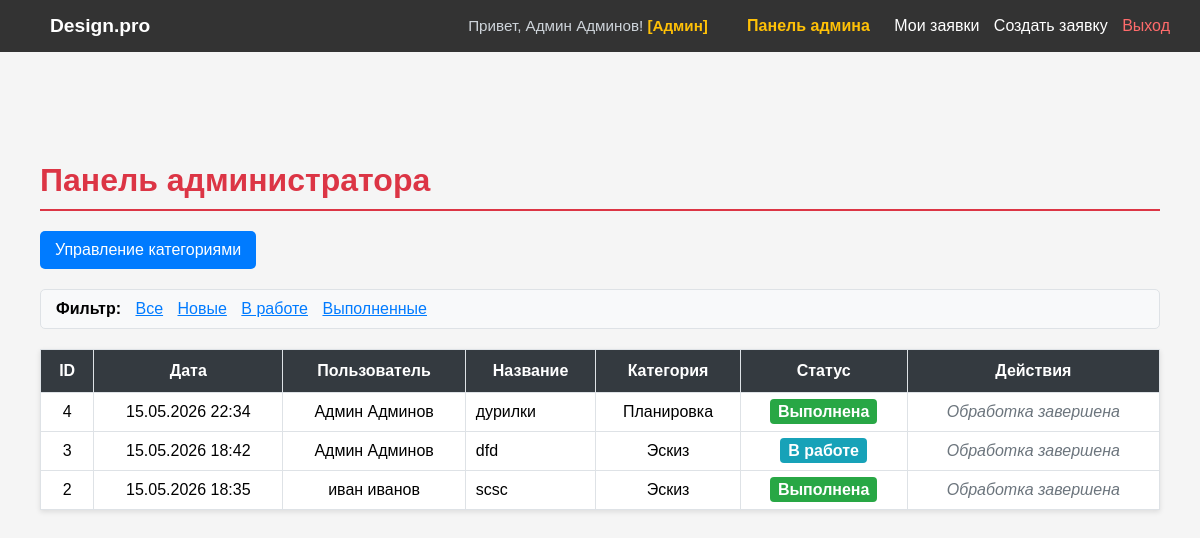
/admin-dashboard/ (signed in), run on the app's committed database.
### portal/models.py (models this page shows, shortened)
class CustomUser(AbstractUser):
    username = models.CharField(
        'Логин',
        max_length=150,
        unique=True,
        validators=[latin_validator],
        help_text='Только латинские буквы и дефис.'
    )
    last_name = models.CharField(
        'Фамилия',
        max_length=150,
        validators=[cyrillic_validator],
        help_text='Только кириллица.'
    )
    first_name = models.CharField(
        'Имя',
        max_length=150,
        validators=[cyrillic_validator],
        help_text='Только кириллица.'
    )
    middle_name = models.CharField(
        'Отчество',
        max_length=150,
        validators=[cyrillic_validator],
        blank=True,  # Можно оставить пустым
        help_text='Только кириллица.'
    )
    USERNAME_FIELD = 'username'
    REQUIRED_FIELDS = ['first_name', 'last_name', 'email']
    class Meta:
        verbose_name = 'Пользователь'
        verbose_name_plural = 'Пользователи'

class Application(models.Model):
    STATUS_CHOICES = (
        ('new', 'Новая'),
        ('in_progress', 'Принято в работу'),
        ('completed', 'Выполнено'),
    )
    title = models.CharField(
        'Название',
        max_length=200
    )
    description = models.TextField(
        'Описание'
    )
    category = models.ForeignKey(
        Category,
        on_delete=models.CASCADE,
        verbose_name='Категория',
        related_name='applications'
    )
    photo = models.ImageField(
        'Фото помещения',
        upload_to='applications/%Y/%m/%d/',
        blank=True,
        null=True
    )
    status = models.CharField(
        'Статус',
        max_length=20,
        choices=STATUS_CHOICES,
        default='new'
    )
    created_at = models.DateTimeField(
        'Дата создания',
        auto_now_add=True
    )
    user = models.ForeignKey(
        CustomUser,
        on_delete=models.CASCADE,
        verbose_name='Пользователь',
        related_name='applications'
    )
    design_image = models.ImageField(
        'Дизайн помещения',
        upload_to='designs/%Y/%m/%d/',
        blank=True,
        null=True,
        help_text='Загружается при смене статуса на "Выполнено"'
    )
    admin_comment = models.TextField(
        'Комментарий администратора',
        blank=True,
        null=True,
        help_text='Заполняется при смене статуса на "Принято в работу"'
    )
    updated_at = models.DateTimeField('Дата изменения', null=True, blank=True)
    class Meta:
        verbose_name = 'Заявка'
        verbose_name_plural = 'Заявки'
        ordering = ['-created_at']  # Сортировка по убыванию даты

class Category(models.Model):
    name = models.CharField(
        'Название категории',
        max_length=100,
        unique=True
    )
    class Meta:
        verbose_name = 'Категория'
        verbose_name_plural = 'Категории'

### portal/views.py (the view)
# urls.py: path('admin-dashboard/', views.admin_dashboard, name='admin_dashboard'),
@login_required
@user_passes_test(is_admin, login_url='home')
def admin_dashboard(request):
    applications = Application.objects.all().order_by('-created_at')
    status_filter = request.GET.get('status')
    if status_filter:
        applications = applications.filter(status=status_filter)
    context = {
        'applications': applications,
        'status_filter': status_filter,
    }
    return render(request, 'portal/admin_dashboard.html', context)

### portal/views.py (called while the page is built)
def is_admin(user):
    return user.is_authenticated and user.is_staff

### portal/templates/portal/admin_dashboard.html
{% extends 'portal/index.html' %}
{% block content %}
<div style="max-width: 1200px; margin: 50px auto; padding: 20px;">
    <h1 style="color: #dc3545; border-bottom: 2px solid #dc3545; padding-bottom: 10px;">Панель администратора</h1>
    <div style="margin: 20px 0;">
        <a href="{% url 'category_list' %}" style="background-color: #007bff; color: white; padding: 10px 15px; text-decoration: none; border-radius: 5px; display: inline-block;">
            Управление категориями
        </a>
    </div>
    <div style="margin-bottom: 20px; padding: 10px 15px; background: #f8f9fa; border-radius: 5px; border: 1px solid #dee2e6;">
        <strong>Фильтр:</strong>
        <a href="{% url 'admin_dashboard' %}" style="margin-left: 10px; color: #007bff; text-decoration: {% if not status_filter %}underline{% endif %};">Все</a>
        <a href="?status=new" style="margin-left: 10px; color: #007bff; text-decoration: {% if status_filter == 'new' %}underline{% endif %};">Новые</a>
        <a href="?status=in_progress" style="margin-left: 10px; color: #007bff; text-decoration: {% if status_filter == 'in_progress' %}underline{% endif %};">В работе</a>
        <a href="?status=completed" style="margin-left: 10px; color: #007bff; text-decoration: {% if status_filter == 'completed' %}underline{% endif %};">Выполненные</a>
    </div>
    <table style="width: 100%; border-collapse: collapse; background: white; box-shadow: 0 2px 5px rgba(0,0,0,0.1);">
        <thead>
            <tr style="background: #343a40; color: white;">
                <th style="padding: 12px; border: 1px solid #dee2e6;">ID</th>
                <th style="padding: 12px; border: 1px solid #dee2e6;">Дата</th>
                <th style="padding: 12px; border: 1px solid #dee2e6;">Пользователь</th>
                <th style="padding: 12px; border: 1px solid #dee2e6;">Название</th>
                <th style="padding: 12px; border: 1px solid #dee2e6;">Категория</th>
                <th style="padding: 12px; border: 1px solid #dee2e6;">Статус</th>
                <th style="padding: 12px; border: 1px solid #dee2e6;">Действия</th>
            </tr>
        </thead>
        <tbody>
            {% for app in applications %}
            <tr style="text-align: center;">
                <td style="padding: 10px; border: 1px solid #dee2e6;">{{ app.pk }}</td>
                <td style="padding: 10px; border: 1px solid #dee2e6;">{{ app.created_at|date:"d.m.Y H:i" }}</td>
                <td style="padding: 10px; border: 1px solid #dee2e6;">{{ app.user.get_full_name }}</td>
                <td style="padding: 10px; border: 1px solid #dee2e6; text-align: left;">{{ app.title }}</td>
                <td style="padding: 10px; border: 1px solid #dee2e6;">{{ app.category.name }}</td>
                <td style="padding: 10px; border: 1px solid #dee2e6;">
                    {% if app.status == 'new' %}
                        <span style="background: #ffc107; padding: 4px 8px; border-radius: 4px; font-weight: bold;">Новая</span>
                    {% elif app.status == 'in_progress' %}
                        <span style="background: #17a2b8; padding: 4px 8px; border-radius: 4px; color: white; font-weight: bold;">В работе</span>
                    {% else %}
                        <span style="background: #28a745; padding: 4px 8px; border-radius: 4px; color: white; font-weight: bold;">Выполнена</span>
                    {% endif %}
                </td>
                <td style="padding: 10px; border: 1px solid #dee2e6;">
                    {% if app.status == 'new' %}
                        <a href="{% url 'change_status_in_progress' app.pk %}" style="color: #17a2b8; margin-right: 10px; font-weight: bold;"> В работу</a>
                        <a href="{% url 'change_status_completed' app.pk %}" style="color: #28a745; font-weight: bold;"> Выполнить</a>
                    {% else %}
                        <span style="color: #6c757d; font-style: italic;">Обработка завершена</span>
                    {% endif %}
                </td>
            </tr>
            {% empty %}
            <tr>
                <td colspan="7" style="padding: 30px; color: #6c757d;">Заявок не найдено</td>
            </tr>
            {% endfor %}
        </tbody>
    </table>
</div>
{% endblock %}

### portal/templates/portal/index.html (shortened to what this page needs)
<!DOCTYPE html>
<html lang="ru">
<head>
</head>
<body>
    <nav>
    <div>
        <a href="{% url 'home' %}" style="font-weight: bold; font-size: 1.2em; color: white;">Design.pro</a>
    </div>
    <div>
        {% if user.is_authenticated %}
            <span style="color: #ced4da; margin-right: 15px; font-size: 0.95em;">
                Привет, {{ user.get_full_name|default:user.username }}!
                {% if user.is_staff %}<span style="color: #ffc107; font-weight: bold;">[Админ]</span>{% endif %}
            </span>
            {% if user.is_staff %}
                <a href="{% url 'admin_dashboard' %}" style="color: #ffc107; font-weight: bold; margin-right: 10px;">Панель админа</a>
            {% endif %}
            <a href="{% url 'my_applications' %}" style="margin-left: 10px;">Мои заявки</a>
            <a href="{% url 'create_application' %}" style="margin-left: 10px;">Создать заявку</a>
            <a href="{% url 'logout' %}" style="margin-left: 10px; color: #ff6b6b;">Выход</a>
        {% else %}
            <a href="{% url 'login' %}" style="margin-left: 15px;">Вход</a>
            <a href="{% url 'register' %}" style="margin-left: 10px; background: #007bff; color: white; padding: 5px 10px; border-radius: 4px;">Регистрация</a>
        {% endif %}
    </div>
</nav>
    <div class="container">
        {% block content %}{% endblock %}
    </div>
</body>
</html>

### portal/templates/portal/index.html (style rules this page uses)
* { margin: 0; padding: 0; box-sizing: border-box; }
body { font-family: Arial, sans-serif; background-color: #f5f5f5; }
nav { background-color: #333; padding: 15px 30px; display: flex; justify-content: space-between; align-items: center; }
nav a { color: white; text-decoration: none; margin-left: 20px; }
.container { max-width: 1200px; margin: 0 auto; padding: 40px 20px; }

### data on the page
CustomUser: get_full_name "Админ Админов"
Application: pk "4", created_at "15.05.2026 22:34", user.get_full_name "Админ Админов", title "дурилки", category.name "Планировка", status "Выполнена"
Application: pk "3", created_at "15.05.2026 18:42", user.get_full_name "Админ Админов", title "dfd", category.name "Эскиз", status "В работе"
Application: pk "2", created_at "15.05.2026 18:35", user.get_full_name "иван иванов", title "scsc", category.name "Эскиз", status "Выполнена"
